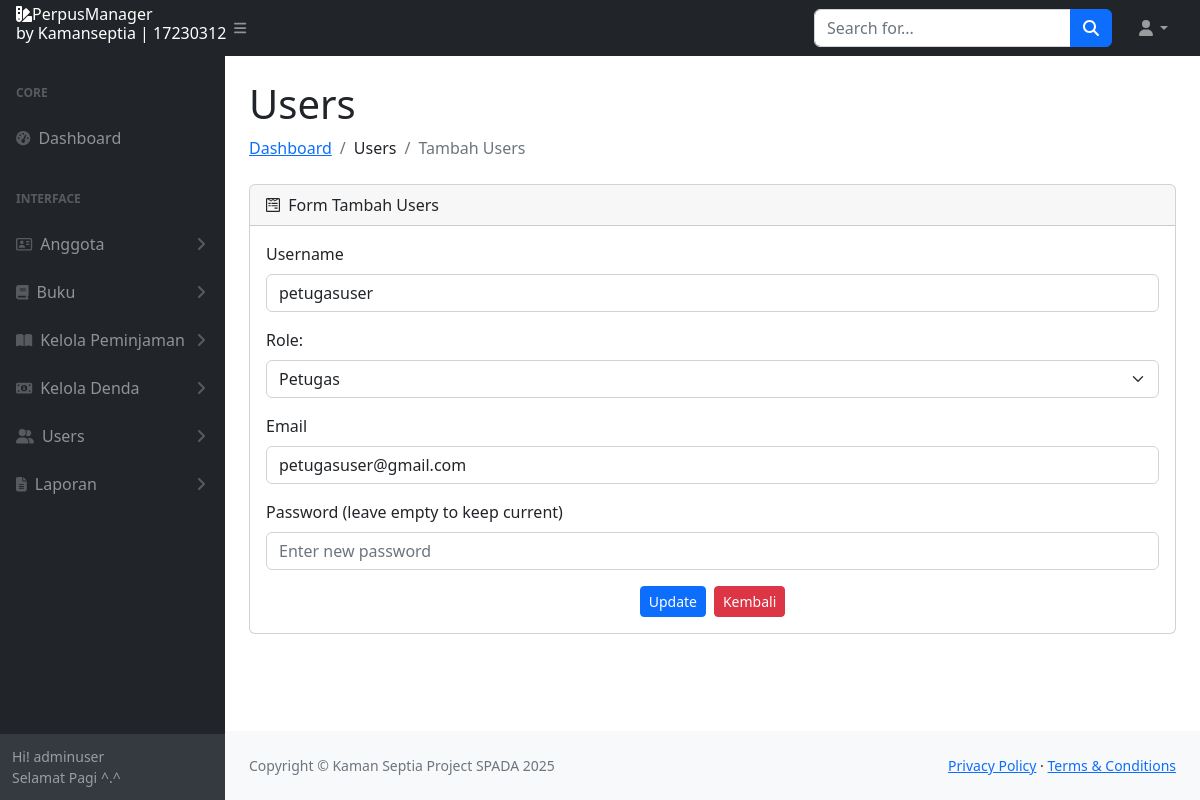
Page /pages/admin/users/edit.php?id_user=2 (signed in) on the committed database.
### tables this page shows
CREATE TABLE `users` (
  `id_user` int(11) NOT NULL,
  `nama` varchar(100) DEFAULT NULL,
  `username` varchar(50) NOT NULL,
  `password` varchar(255) NOT NULL,
  `role` enum('anggota','petugas','admin') NOT NULL,
  `tanggal_daftar` date DEFAULT curdate(),
  `alamat` varchar(255) DEFAULT NULL,
  `nomor_hp` varchar(15) DEFAULT NULL,
  `email` varchar(255) DEFAULT NULL
);

### pages/admin/loggedas.php (called while the page is built, shortened)
<?php
include 'C:/xampp/htdocs/perpustakaan/includes/koneksi.php';
function getWaktu() {
    $jam = date("H");
    if ($jam >= 5 && $jam < 12) {
        return "Pagi";
    } elseif ($jam >= 12 && $jam < 15) {
        return "Siang";
    } elseif ($jam >= 15 && $jam < 18) {
        return "Sore";
    } else {
        return "Malam";
    }
}
function getUserName($id_user) {
    global $conn;
    $sql = "SELECT u.username
            FROM users u
            WHERE u.id_user = ?";
    if ($stmt = $conn->prepare($sql)) {
        $stmt->bind_param("i", $id_user);
        $stmt->execute();
        $result = $stmt->get_result();
        if ($result->num_rows > 0) {
            $row = $result->fetch_assoc();
            return $row['username'];
        } else {
            return "Unknown User";
        }
    } else {
        return "Query preparation failed: " . $conn->error;
    }
}
?>

### pages/admin/users/edit.php (the view, shortened to what this page needs)
<?php
include '../loggedas.php';
    $id_user = $_SESSION['id_user'];
    $username = getUserName($id_user);
    $waktu = getWaktu();
$id_user = $_GET['id_user'];
$sql = "SELECT * FROM users WHERE id_user = ?";
$stmt = $conn->prepare($sql);
$stmt->bind_param("i", $id_user);
$stmt->execute();
$result = $stmt->get_result();
$row = $result->fetch_assoc();
?>
<!DOCTYPE html>
<html lang="en">
    <head>
        <link href="https://cdn.jsdelivr.net/npm/simple-datatables@7.1.2/dist/style.min.css" rel="stylesheet" />
        <link href="../../../css/styles.css" rel="stylesheet" />
    </head>
    <body class="sb-nav-fixed">
    <?php include '../includes/topnav.php' ?>
        <div id="layoutSidenav">
            <?php include '../includes/sidebar.php'?>
            <div id="layoutSidenav_content">
                <main>
                    <div class="container-fluid px-4">
                        <h1 class="mt-4">Users</h1>
                        <ol class="breadcrumb mb-4">
                            <li class="breadcrumb-item"><a href="../index.php">Dashboard</a></li>
                            <li class="breadcrumb-item">Users</li>
                            <li class="breadcrumb-item active">Tambah Users</li>
                        </ol>
                        <div class="card mb-4">
                            <div class="card-header d-flex justify-content-between align-items-center">
                                <div>
                                    <i class="fab fa-wpforms me-1"></i>
                                    Form Tambah Users
                                </div>
                            </div>
                            <div class="card-body">
                                <form method="POST" action="update.php">
                                    <div class="mb-3">
                                        <label for="username" class="form-label">Username</label>
                                        <input type="text" class="form-control" id="username" name="username" value="<?= $row['username']; ?>" required>
                                    </div>
                                    <div class="mb-3">
                                        <label for="role" class="form-label">Role:</label>
                                        <select class="form-select" name="role" id="role" required>
                                            <option value="petugas" <?= $row['role'] === 'petugas' ? 'selected' : ''; ?>>Petugas</option>
                                        </select>
                                    </div>
                                    <div class="mb-3">
                                        <label for="email" class="form-label">Email</label>
                                        <input type="email" class="form-control" id="email" name="email" value="<?= $row['email']; ?>" required>
                                    </div>
                                    <div class="mb-3">
                                        <label for="password" class="form-label">Password (leave empty to keep current)</label>
                                        <input type="password" class="form-control" id="password" name="password" placeholder="Enter new password">
                                    </div>
                                    <div class="d-flex justify-content-center gap-2">
                                        <button type="submit" class="btn btn-primary btn-sm">Update</button>
                                        <a href="index.php" class="btn btn-danger btn-sm">Kembali</a>
                                    </div>
                                </form>
                            </div>
                        </div>
                    </div>
                </main>
                <?php include '../includes/footer.php'?>
        </div>
    </body>
</html>

### pages/admin/includes/sidebar.php (shortened to what this page needs)
<div id="layoutSidenav_nav">
    <nav class="sb-sidenav accordion sb-sidenav-dark" id="sidenavAccordion">
        <div class="sb-sidenav-menu">
            <div class="nav">
                <div class="sb-sidenav-menu-heading">Core</div>
                <a class="nav-link" href="../index.php">
                    <div class="sb-nav-link-icon"><i class="fas fa-tachometer-alt"></i></div>
                    Dashboard
                </a>
                <div class="sb-sidenav-menu-heading">Interface</div>
                <a class="nav-link collapsed" href="#" data-bs-toggle="collapse" data-bs-target="#collapseAnggota" aria-expanded="false" aria-controls="collapseLayouts">
                    <div class="sb-nav-link-icon"><i class="far fa-address-card	"></i></div>
                    Anggota
                    <div class="sb-sidenav-collapse-arrow"><i class="fas fa-angle-down"></i></div>
                </a>
                <a class="nav-link collapsed" href="#" data-bs-toggle="collapse" data-bs-target="#collapseBuku" aria-expanded="false" aria-controls="collapseLayouts">
                    <div class="sb-nav-link-icon"><i class="fas fa-book	"></i></div>
                    Buku
                    <div class="sb-sidenav-collapse-arrow"><i class="fas fa-angle-down"></i></div>
                </a>
                <a class="nav-link collapsed" href="#" data-bs-toggle="collapse" data-bs-target="#collapsePeminjaman" aria-expanded="false" aria-controls="collapseLayouts">
                    <div class="sb-nav-link-icon"><i class="fas fa-book-open"></i></div>
                    Kelola Peminjaman
                    <div class="sb-sidenav-collapse-arrow"><i class="fas fa-angle-down"></i></div>
                </a>
                <a class="nav-link collapsed" href="#" data-bs-toggle="collapse" data-bs-target="#collapseDenda" aria-expanded="false" aria-controls="collapseLayouts">
                    <div class="sb-nav-link-icon"><i class="fas fa-money-bill-alt	"></i></div>
                    Kelola Denda
                    <div class="sb-sidenav-collapse-arrow"><i class="fas fa-angle-down"></i></div>
                </a>
                <a class="nav-link collapsed" href="#" data-bs-toggle="collapse" data-bs-target="#collapseLPetugas" aria-expanded="false" aria-controls="collapseLayouts">
                    <div class="sb-nav-link-icon"><i class="fas fa-user-friends	"></i></div>
                    Users
                    <div class="sb-sidenav-collapse-arrow"><i class="fas fa-angle-down"></i></div>
                </a>
                <a class="nav-link collapsed" href="#" data-bs-toggle="collapse" data-bs-target="#collapseLlaporan" aria-expanded="false" aria-controls="collapseLayouts">
                    <div class="sb-nav-link-icon"><i class="fas fa-file-alt	"></i></div>
                    Laporan
                    <div class="sb-sidenav-collapse-arrow"><i class="fas fa-angle-down"></i></div>
                </a>
            </div>
        </div>
        <div class="sb-sidenav-footer">
            <div class="small">Hi! <?php echo htmlspecialchars($username); ?></div>
            <div class="small">Selamat <?php echo htmlspecialchars($waktu); ?> ^.^</div>
        </div>
</div>

### rows in the picture
users: username "adminuser"
users: username "petugasuser", role "Petugas", email "petugasuser@gmail.com"

### other values in the picture
$waktu "Pagi"
